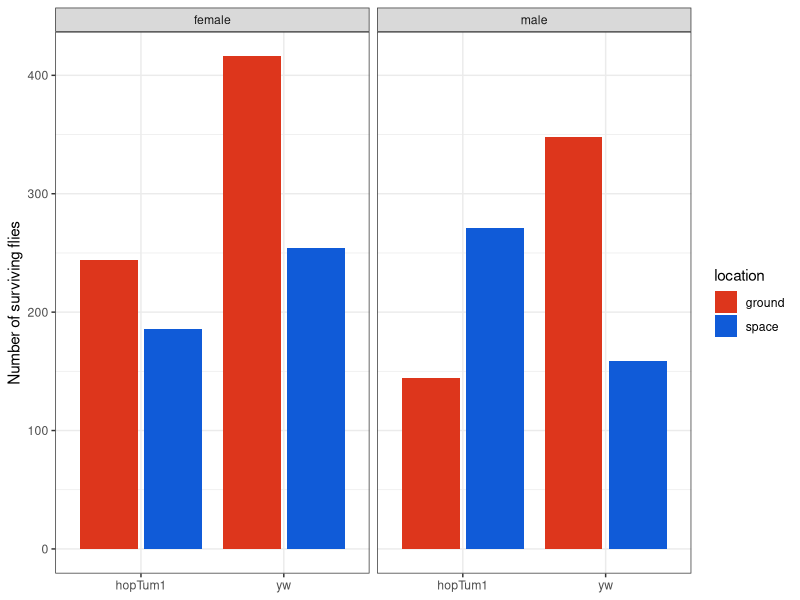

Generate this figure with R:
## ---- chunk 1
#| label: data
#| tbl-cap: "Table 1. An example of the data used in *Chou et al. 2024*. An additional subset of the data set is available in an Excel spreadsheet linked further down in the worksheet."

library(tidyverse)
library(readxl)

d <- read_excel("data/w4_govind_flies.xlsx")

d_filt <- d %>% 
  filter(vial_id == "vyw1" | vial_id == "vht1")

d_filt
## ---- chunk 2
#| label: figure
#| fig-cap: "Fig. 1. The number of surviving flies, grouped by sex. Note that the difference in survival among hopTum1 females is statistically insignificant."

combo <- d %>% 
  group_by(location, gene, sex) %>% 
  summarize(count = sum(count)) %>% 
  ggplot(aes(x = gene, y = count, fill = location)) +
  geom_col(position = position_dodge2()) +
  facet_wrap(~sex) + 
  labs(y = "Number of surviving flies") +
  scale_fill_manual(values = c("#dd361c", "#105bd8")) +
  theme_bw() +
  theme(
    axis.title.x = element_blank()
    )

combo

